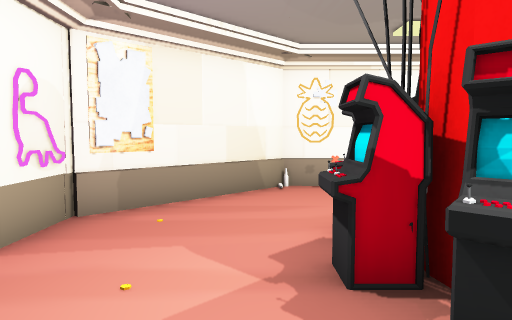
view 1 (above)

12 first-person views from a walk through a Unity game level. The camera is 1.3 m above the floor, tilts 4° down and sees 70° across. The floor is counted in squares, 1 m on a side. Each view is taken from the middle of a square. On the plan, view 1 faces up. The plan holds only what a view shows up to about 15 squares ahead; the rest is blank. The place goes on beyond the plan. The player character is not drawn. Door leaves are left out, so doorways stand open. Some surface patterns are stand-ins.

view 2
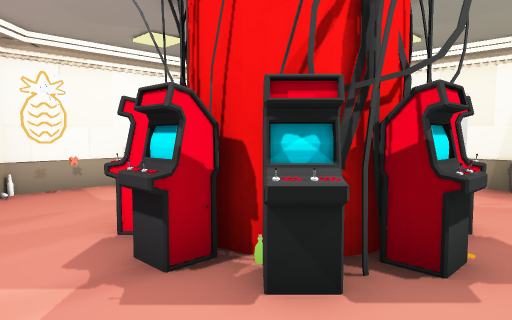

view 3
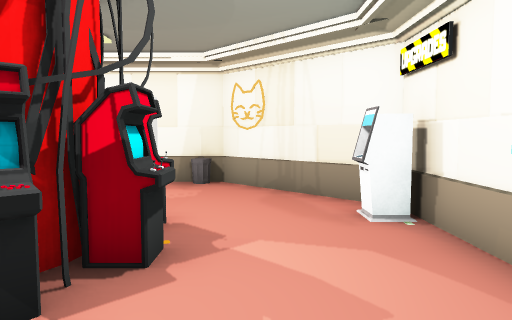

view 4
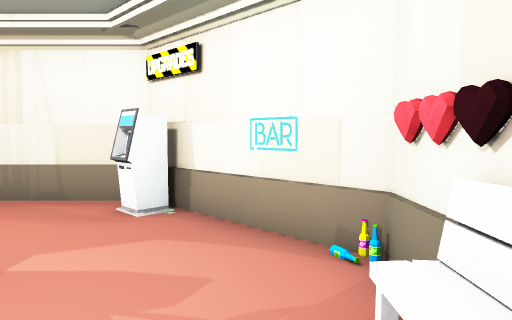

view 5
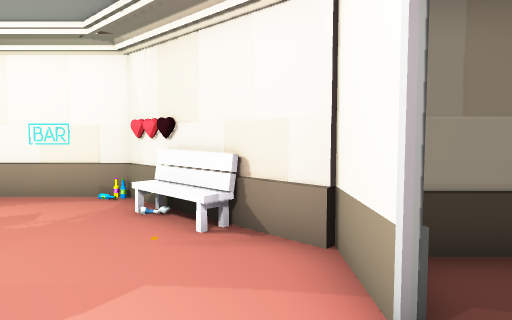

view 6
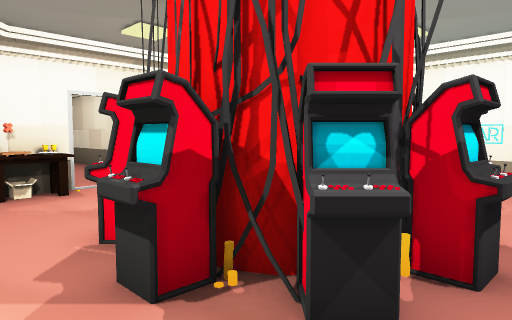

view 7
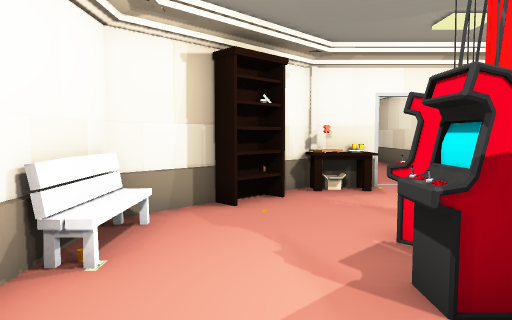

view 8
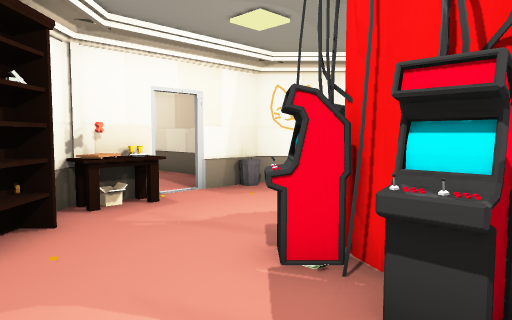

view 9
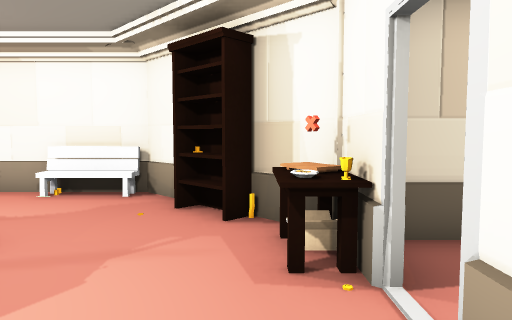

view 10
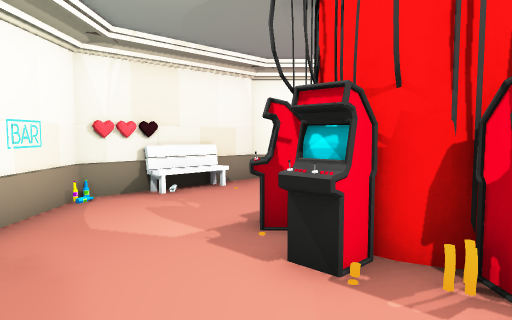

view 11
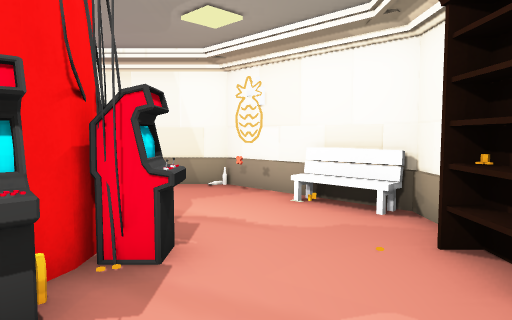

view 12
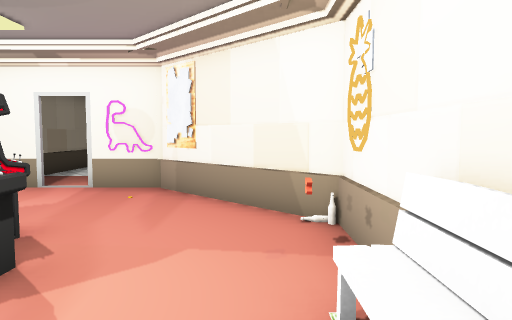

### Floor plan
Points are (right, up) in squares from view 1. A wall is a line through its corners. A room is listed if a view was taken in it or the views show most of it. See-through windows are left out.
Room 1 (views 1, 2, 3, 4, 5, 6, 7, 8, 9, 10, 11, 12)
walls: (3.8, 4.6) (4, 4.5) (4.3, 4.2); (4.2, 4.4) (4.6, 3.6) (4.5, 2.9) (4.3, 2.4); (3.1, 1.8) (2.4, 1.9); (7.1, 7.7) (5.6, 9.3) (2.4, 9.3); (9.1, 3.9) (9.1, 5.8) (8.4, 6.4); (0.7, 9.3) (-2.9, 5.7) (-2.9, 3.9); (9, 2) (9.1, 2.8); (9.1, 1.4) (9.1, 2.9); (6.4, -1.6) (6.9, -1.4); (-2.9, 2.9) (-2.9, 1) (0.7, -2.6) (5.6, -2.6) (8.8, 0.7)
ways out: open door at (-3, 3.5); open door at (9, 3.5)
objects: other object (-3, 5); other object (-2, 6); other object (0, -1); other object (1, 2) to (2, 2); other object (1, 3); other object (1, 5); other object (2, 3); other object (2, 5); other object (3, 1); other object (3, 5) to (3, 6); other object (4, 1) to (5, 2); other object (4, 5) to (5, 5); other object (5, -2); other object (5, 3); other object (5, 4); other object (5, 9); other object (7, 7); other object (8, 0); other object (8, 5) to (9, 5); other object (8, 7); other object (9, 1)

Where each view was taken, in squares from view 1:
view 1: 0 up, 0 right, facing up
view 2: 0 up, 1 left, facing up-right
view 3: 0 up, 1 left, facing right
view 4: 1 up, 1 left, facing down-right
view 5: 5 up, 2 left, facing down
view 6: 7 up, 0 right, facing down-right
view 7: 7 up, 0 right, facing right
view 8: 8 up, 2 right, facing down-right
view 9: 1 up, 8 right, facing up
view 10: 1 up, 8 right, facing left
view 11: 3 up, 8 right, facing up-left
view 12: 8 up, 6 right, facing left
